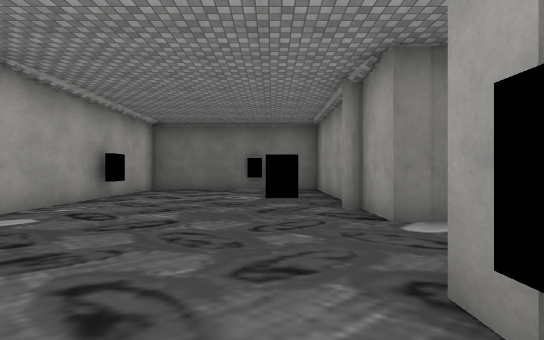
View 1 (above)

16 first-person views from a walk through a 3-D level made in the Unity game engine. The camera is 1.4 m above the floor, looks level and sees 90° across. Doors are open. The floor is counted in squares, 2 m on a side. Each view is taken from the middle of a square. On the plan, view 1 faces up. The plan holds only what a view shows up to about 9 squares ahead; the rest is blank. The place goes on beyond the plan. The player is left out. Some surface patterns are stand-ins.

View 2
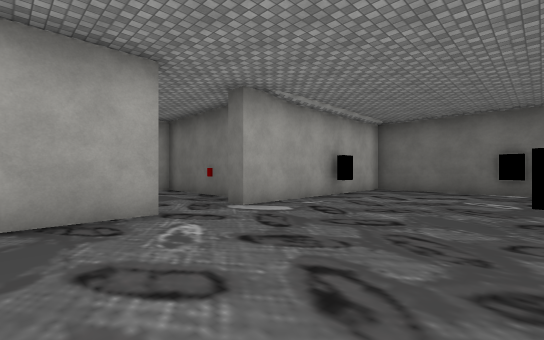

View 3
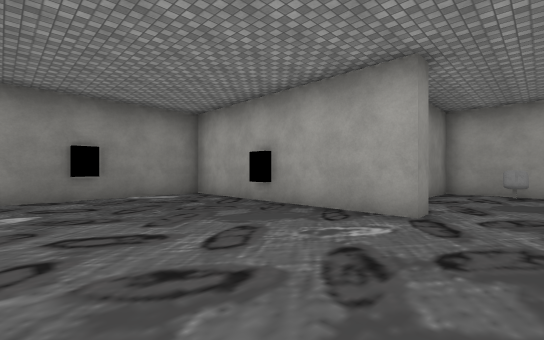

View 4
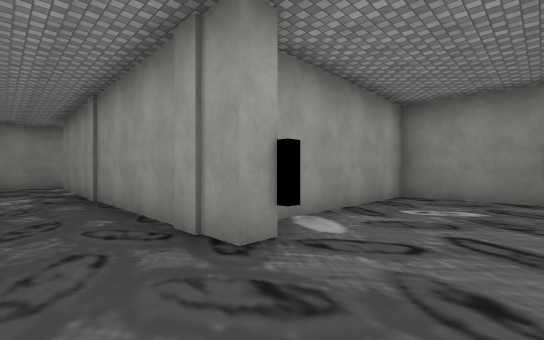

View 5
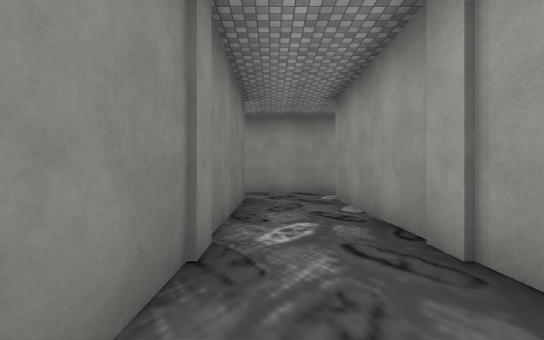

View 6
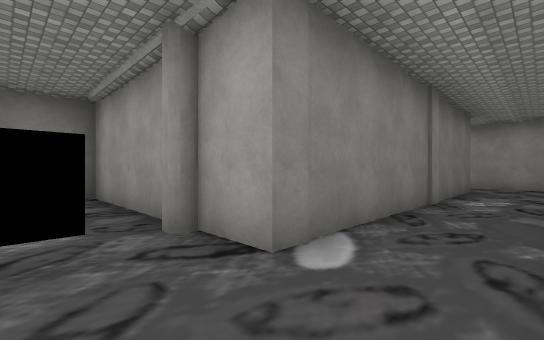

View 7
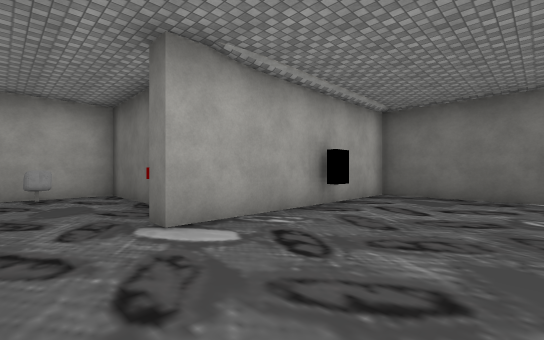

View 8
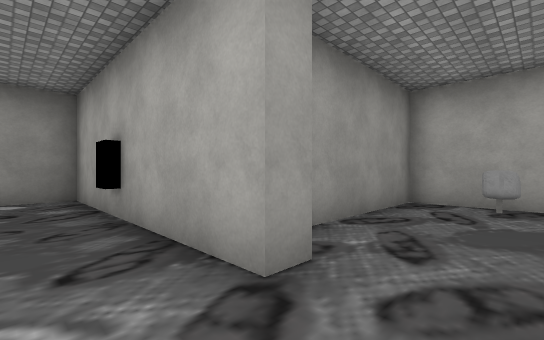

View 9
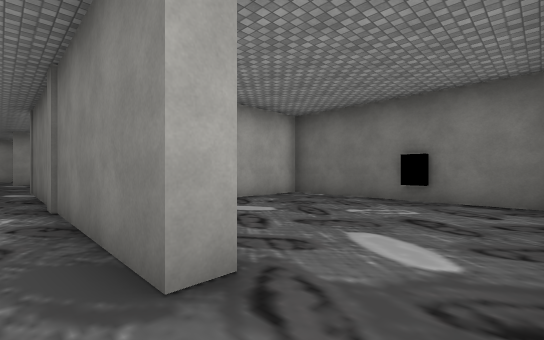

View 10
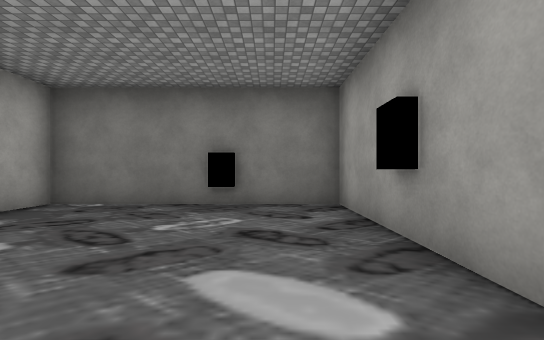

View 11
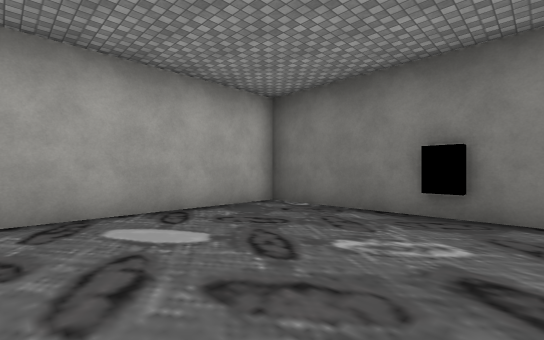

View 12
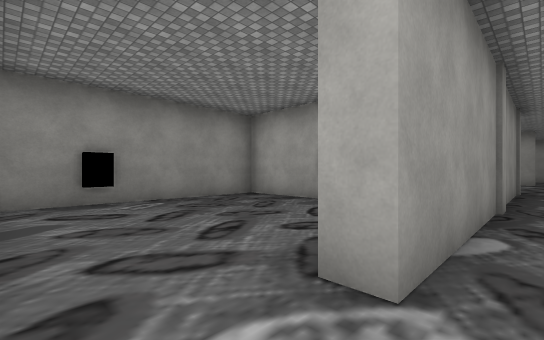

View 13
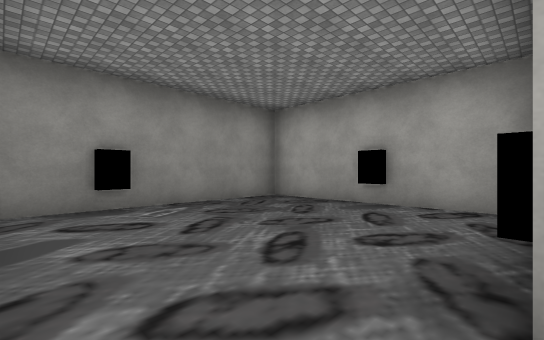

View 14
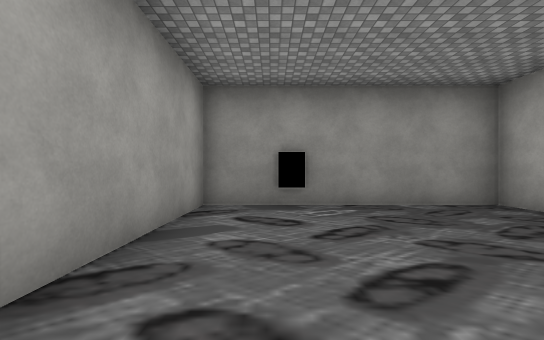

View 15
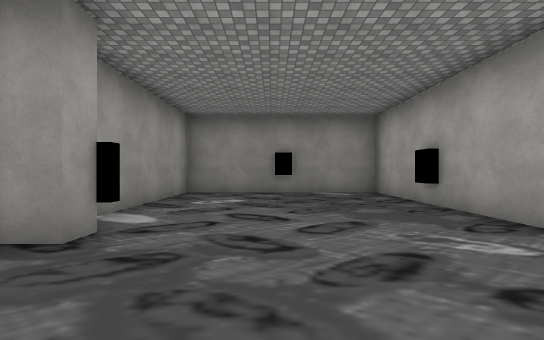

View 16
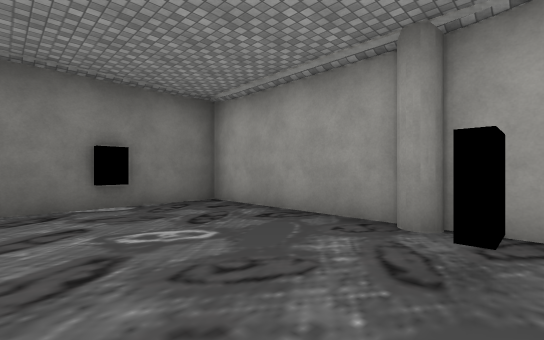

### Floor plan
Points are (right, up) in squares from view 1. A wall is a line through its corners. A room is listed if a view was taken in it or the views show most of it. See-through windows are left out.
Room 1 (views 1, 2)
walls: (-4.2, 1.7) (-4.2, -4.4) (1.6, -4.4) (1.6, 0.4)
ways out: opening at (-1.5, 1) to room 2; open door at (-3.5, 1) to room 2; open door at (0.5, 1) to room 2
Room 2 (views 3, 4, 5, 6, 7, 8, 9, 10, 12, 13, 14, 15, 16)
walls: (0.5, 4.2) (-0.1, 4.2); (0.9, 1.5) (10.5, 1.5) (10.5, 0.9); (-4.2, 3.4) (-4.7, 3.4); (-4.7, 1.7) (-4.2, 1.7); (10.5, 4.2) (10.5, 3.6) (1.6, 3.6); (12.4, 0.6) (12.4, 4.5)
ways out: opening at (-1.5, 1) to room 1; open door at (-3.5, 1) to room 1; open door at (0.5, 1) to room 1; opening at (11.5, 4) to room 3; opening at (11.5, 1) to room 4; opening at (-1.5, 4) to room 5; open door at (-3.5, 4) to room 5; open door at (0.5, 4) to room 5
objects: cabin (-10, 1) to (-9, 5); cabin (-8, 3)
Room 3 (view 11)
walls: (12.4, 4.5) (12.4, 9.5) (6.5, 9.5) (6.5, 4.9)
ways out: opening at (11.5, 4) to room 2
Room 4 (no view inside)
walls: (10.2, -4.2) (10.9, -4.2); (6.5, 0.5) (6.5, -4.4) (12.4, -4.4) (12.4, 0.6)
ways out: opening at (11.5, 1) to room 2
Room 5 (no view inside)
walls: (1.6, 5.2) (1.6, 9.5) (-4.2, 9.5) (-4.2, 3.4); (1.6, 3.6) (1.6, 4.9)
ways out: opening at (-1.5, 4) to room 2; open door at (-3.5, 4) to room 2; open door at (0.5, 4) to room 2

Positions as (right, up) in squares from view 1, and headings:
1: (0, 0), facing up
2: (0, 0), facing up-left
3: (0, 3), facing down-left
4: (-1, 3), facing down-right
5: (4, 3), facing right
6: (0, 2), facing up-right
7: (-1, 2), facing up-left
8: (-3, 3), facing down-left
9: (12, 3), facing up-left
10: (11, 4), facing up
11: (11, 5), facing up-left
12: (12, 2), facing down-left
13: (12, 1), facing down-left
14: (11, 1), facing down
15: (-1, 4), facing down
16: (-2, 4), facing up-right
